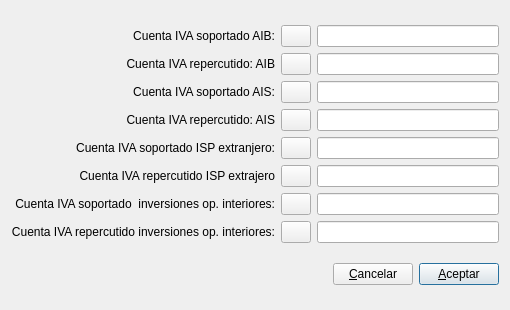
<?xml version="1.0" encoding="UTF-8"?>
<ui version="4.0">
 <class>ctas_iva_inversion</class>
 <widget class="QDialog" name="ctas_iva_inversion">
  <property name="geometry">
   <rect>
    <x>0</x>
    <y>0</y>
    <width>510</width>
    <height>310</height>
   </rect>
  </property>
  <property name="windowTitle">
   <string>Cuentas de IVA para operaciones inv. sujeto pasivo</string>
  </property>
  <layout class="QVBoxLayout" name="verticalLayout">
   <item>
    <layout class="QGridLayout" name="gridLayout">
     <item row="0" column="0">
      <widget class="QLabel" name="textLabel4">
       <property name="minimumSize">
        <size>
         <width>160</width>
         <height>0</height>
        </size>
       </property>
       <property name="font">
        <font>
         <pointsize>9</pointsize>
        </font>
       </property>
       <property name="text">
        <string>Cuenta IVA soportado AIB:</string>
       </property>
       <property name="alignment">
        <set>Qt::AlignRight|Qt::AlignTrailing|Qt::AlignVCenter</set>
       </property>
       <property name="wordWrap">
        <bool>false</bool>
       </property>
      </widget>
     </item>
     <item row="0" column="1">
      <widget class="QPushButton" name="aibsopivapushButton">
       <property name="minimumSize">
        <size>
         <width>20</width>
         <height>20</height>
        </size>
       </property>
       <property name="maximumSize">
        <size>
         <width>30</width>
         <height>30</height>
        </size>
       </property>
       <property name="text">
        <string/>
       </property>
       <property name="icon">
        <iconset resource="keme.qrc">
         <normaloff>:/iconos/graf/viewer.xpm</normaloff>:/iconos/graf/viewer.xpm</iconset>
       </property>
      </widget>
     </item>
     <item row="0" column="2">
      <widget class="QLineEdit" name="AIBctasoplineEdit">
       <property name="maxLength">
        <number>40</number>
       </property>
      </widget>
     </item>
     <item row="1" column="0">
      <widget class="QLabel" name="textLabel1_2">
       <property name="minimumSize">
        <size>
         <width>161</width>
         <height>0</height>
        </size>
       </property>
       <property name="font">
        <font>
         <pointsize>9</pointsize>
        </font>
       </property>
       <property name="text">
        <string>Cuenta IVA repercutido: AIB</string>
       </property>
       <property name="alignment">
        <set>Qt::AlignRight|Qt::AlignTrailing|Qt::AlignVCenter</set>
       </property>
       <property name="wordWrap">
        <bool>false</bool>
       </property>
      </widget>
     </item>
     <item row="1" column="1">
      <widget class="QPushButton" name="aibreppushButton">
       <property name="minimumSize">
        <size>
         <width>20</width>
         <height>20</height>
        </size>
       </property>
       <property name="maximumSize">
        <size>
         <width>30</width>
         <height>30</height>
        </size>
       </property>
       <property name="text">
        <string/>
       </property>
       <property name="icon">
        <iconset resource="keme.qrc">
         <normaloff>:/iconos/graf/viewer.xpm</normaloff>:/iconos/graf/viewer.xpm</iconset>
       </property>
      </widget>
     </item>
     <item row="1" column="2">
      <widget class="QLineEdit" name="AIBcuentareperlineEdit">
       <property name="maxLength">
        <number>40</number>
       </property>
      </widget>
     </item>
     <item row="2" column="0">
      <widget class="QLabel" name="textLabel4_2">
       <property name="minimumSize">
        <size>
         <width>160</width>
         <height>0</height>
        </size>
       </property>
       <property name="font">
        <font>
         <pointsize>9</pointsize>
        </font>
       </property>
       <property name="text">
        <string>Cuenta IVA soportado AIS:</string>
       </property>
       <property name="alignment">
        <set>Qt::AlignRight|Qt::AlignTrailing|Qt::AlignVCenter</set>
       </property>
       <property name="wordWrap">
        <bool>false</bool>
       </property>
      </widget>
     </item>
     <item row="2" column="1">
      <widget class="QPushButton" name="aissopivapushButton">
       <property name="minimumSize">
        <size>
         <width>20</width>
         <height>20</height>
        </size>
       </property>
       <property name="maximumSize">
        <size>
         <width>30</width>
         <height>30</height>
        </size>
       </property>
       <property name="text">
        <string/>
       </property>
       <property name="icon">
        <iconset resource="keme.qrc">
         <normaloff>:/iconos/graf/viewer.xpm</normaloff>:/iconos/graf/viewer.xpm</iconset>
       </property>
      </widget>
     </item>
     <item row="2" column="2">
      <widget class="QLineEdit" name="AISctasoplineEdit">
       <property name="maxLength">
        <number>40</number>
       </property>
      </widget>
     </item>
     <item row="3" column="0">
      <widget class="QLabel" name="textLabel1_3">
       <property name="minimumSize">
        <size>
         <width>161</width>
         <height>0</height>
        </size>
       </property>
       <property name="font">
        <font>
         <pointsize>9</pointsize>
        </font>
       </property>
       <property name="text">
        <string>Cuenta IVA repercutido: AIS</string>
       </property>
       <property name="alignment">
        <set>Qt::AlignRight|Qt::AlignTrailing|Qt::AlignVCenter</set>
       </property>
       <property name="wordWrap">
        <bool>false</bool>
       </property>
      </widget>
     </item>
     <item row="3" column="1">
      <widget class="QPushButton" name="aisreppushButton">
       <property name="minimumSize">
        <size>
         <width>20</width>
         <height>20</height>
        </size>
       </property>
       <property name="maximumSize">
        <size>
         <width>30</width>
         <height>30</height>
        </size>
       </property>
       <property name="text">
        <string/>
       </property>
       <property name="icon">
        <iconset resource="keme.qrc">
         <normaloff>:/iconos/graf/viewer.xpm</normaloff>:/iconos/graf/viewer.xpm</iconset>
       </property>
      </widget>
     </item>
     <item row="3" column="2">
      <widget class="QLineEdit" name="AIScuentareperlineEdit">
       <property name="maxLength">
        <number>40</number>
       </property>
      </widget>
     </item>
     <item row="4" column="0">
      <widget class="QLabel" name="textLabel4_3">
       <property name="minimumSize">
        <size>
         <width>160</width>
         <height>0</height>
        </size>
       </property>
       <property name="font">
        <font>
         <pointsize>9</pointsize>
        </font>
       </property>
       <property name="text">
        <string>Cuenta IVA soportado ISP extranjero:</string>
       </property>
       <property name="alignment">
        <set>Qt::AlignRight|Qt::AlignTrailing|Qt::AlignVCenter</set>
       </property>
       <property name="wordWrap">
        <bool>false</bool>
       </property>
      </widget>
     </item>
     <item row="4" column="1">
      <widget class="QPushButton" name="as_ext_sopivapushButton">
       <property name="minimumSize">
        <size>
         <width>20</width>
         <height>20</height>
        </size>
       </property>
       <property name="maximumSize">
        <size>
         <width>30</width>
         <height>30</height>
        </size>
       </property>
       <property name="text">
        <string/>
       </property>
       <property name="icon">
        <iconset resource="keme.qrc">
         <normaloff>:/iconos/graf/viewer.xpm</normaloff>:/iconos/graf/viewer.xpm</iconset>
       </property>
      </widget>
     </item>
     <item row="4" column="2">
      <widget class="QLineEdit" name="AS_ext_ctasoplineEdit">
       <property name="maxLength">
        <number>40</number>
       </property>
      </widget>
     </item>
     <item row="5" column="0">
      <widget class="QLabel" name="textLabel1_4">
       <property name="minimumSize">
        <size>
         <width>161</width>
         <height>0</height>
        </size>
       </property>
       <property name="font">
        <font>
         <pointsize>9</pointsize>
        </font>
       </property>
       <property name="text">
        <string>Cuenta IVA repercutido ISP extrajero</string>
       </property>
       <property name="alignment">
        <set>Qt::AlignRight|Qt::AlignTrailing|Qt::AlignVCenter</set>
       </property>
       <property name="wordWrap">
        <bool>false</bool>
       </property>
      </widget>
     </item>
     <item row="5" column="1">
      <widget class="QPushButton" name="as_ext_reppushButton">
       <property name="minimumSize">
        <size>
         <width>20</width>
         <height>20</height>
        </size>
       </property>
       <property name="maximumSize">
        <size>
         <width>30</width>
         <height>30</height>
        </size>
       </property>
       <property name="text">
        <string/>
       </property>
       <property name="icon">
        <iconset resource="keme.qrc">
         <normaloff>:/iconos/graf/viewer.xpm</normaloff>:/iconos/graf/viewer.xpm</iconset>
       </property>
      </widget>
     </item>
     <item row="5" column="2">
      <widget class="QLineEdit" name="AS_ext_cuentareperlineEdit">
       <property name="maxLength">
        <number>40</number>
       </property>
      </widget>
     </item>
     <item row="6" column="0">
      <widget class="QLabel" name="textLabel4_4">
       <property name="minimumSize">
        <size>
         <width>160</width>
         <height>0</height>
        </size>
       </property>
       <property name="font">
        <font>
         <pointsize>9</pointsize>
        </font>
       </property>
       <property name="text">
        <string>Cuenta IVA soportado  inversiones op. interiores:</string>
       </property>
       <property name="alignment">
        <set>Qt::AlignRight|Qt::AlignTrailing|Qt::AlignVCenter</set>
       </property>
       <property name="wordWrap">
        <bool>false</bool>
       </property>
      </widget>
     </item>
     <item row="6" column="1">
      <widget class="QPushButton" name="oi_sopivapushButton">
       <property name="minimumSize">
        <size>
         <width>20</width>
         <height>20</height>
        </size>
       </property>
       <property name="maximumSize">
        <size>
         <width>30</width>
         <height>30</height>
        </size>
       </property>
       <property name="text">
        <string/>
       </property>
       <property name="icon">
        <iconset resource="keme.qrc">
         <normaloff>:/iconos/graf/viewer.xpm</normaloff>:/iconos/graf/viewer.xpm</iconset>
       </property>
      </widget>
     </item>
     <item row="6" column="2">
      <widget class="QLineEdit" name="oi_ctasoplineEdit">
       <property name="maxLength">
        <number>40</number>
       </property>
      </widget>
     </item>
     <item row="7" column="0">
      <widget class="QLabel" name="textLabel1_5">
       <property name="minimumSize">
        <size>
         <width>161</width>
         <height>0</height>
        </size>
       </property>
       <property name="font">
        <font>
         <pointsize>9</pointsize>
        </font>
       </property>
       <property name="text">
        <string>Cuenta IVA repercutido inversiones op. interiores:</string>
       </property>
       <property name="alignment">
        <set>Qt::AlignRight|Qt::AlignTrailing|Qt::AlignVCenter</set>
       </property>
       <property name="wordWrap">
        <bool>false</bool>
       </property>
      </widget>
     </item>
     <item row="7" column="1">
      <widget class="QPushButton" name="oi_reppushButton">
       <property name="minimumSize">
        <size>
         <width>20</width>
         <height>20</height>
        </size>
       </property>
       <property name="maximumSize">
        <size>
         <width>30</width>
         <height>30</height>
        </size>
       </property>
       <property name="text">
        <string/>
       </property>
       <property name="icon">
        <iconset resource="keme.qrc">
         <normaloff>:/iconos/graf/viewer.xpm</normaloff>:/iconos/graf/viewer.xpm</iconset>
       </property>
      </widget>
     </item>
     <item row="7" column="2">
      <widget class="QLineEdit" name="oicuentareperlineEdit">
       <property name="maxLength">
        <number>40</number>
       </property>
      </widget>
     </item>
    </layout>
   </item>
   <item>
    <layout class="QHBoxLayout" name="horizontalLayout">
     <item>
      <spacer name="horizontalSpacer">
       <property name="orientation">
        <enum>Qt::Horizontal</enum>
       </property>
       <property name="sizeHint" stdset="0">
        <size>
         <width>40</width>
         <height>20</height>
        </size>
       </property>
      </spacer>
     </item>
     <item>
      <widget class="QPushButton" name="cancelar_pushButton">
       <property name="text">
        <string>&amp;Cancelar</string>
       </property>
       <property name="icon">
        <iconset resource="keme.qrc">
         <normaloff>:/iconos/graf/borrar.png</normaloff>:/iconos/graf/borrar.png</iconset>
       </property>
      </widget>
     </item>
     <item>
      <widget class="QPushButton" name="aceptar_pushButton">
       <property name="text">
        <string>&amp;Aceptar</string>
       </property>
       <property name="icon">
        <iconset resource="keme.qrc">
         <normaloff>:/iconos/graf/check2.png</normaloff>:/iconos/graf/check2.png</iconset>
       </property>
       <property name="default">
        <bool>true</bool>
       </property>
      </widget>
     </item>
    </layout>
   </item>
  </layout>
 </widget>
 <tabstops>
  <tabstop>aibsopivapushButton</tabstop>
  <tabstop>AIBctasoplineEdit</tabstop>
  <tabstop>aibreppushButton</tabstop>
  <tabstop>AIBcuentareperlineEdit</tabstop>
  <tabstop>aissopivapushButton</tabstop>
  <tabstop>AISctasoplineEdit</tabstop>
  <tabstop>aisreppushButton</tabstop>
  <tabstop>AIScuentareperlineEdit</tabstop>
  <tabstop>as_ext_sopivapushButton</tabstop>
  <tabstop>AS_ext_ctasoplineEdit</tabstop>
  <tabstop>as_ext_reppushButton</tabstop>
  <tabstop>AS_ext_cuentareperlineEdit</tabstop>
  <tabstop>oi_sopivapushButton</tabstop>
  <tabstop>oi_ctasoplineEdit</tabstop>
  <tabstop>oi_reppushButton</tabstop>
  <tabstop>oicuentareperlineEdit</tabstop>
  <tabstop>cancelar_pushButton</tabstop>
  <tabstop>aceptar_pushButton</tabstop>
 </tabstops>
 <resources>
  <include location="keme.qrc"/>
 </resources>
 <connections>
  <connection>
   <sender>cancelar_pushButton</sender>
   <signal>clicked()</signal>
   <receiver>ctas_iva_inversion</receiver>
   <slot>reject()</slot>
   <hints>
    <hint type="sourcelabel">
     <x>376</x>
     <y>273</y>
    </hint>
    <hint type="destinationlabel">
     <x>257</x>
     <y>264</y>
    </hint>
   </hints>
  </connection>
 </connections>
</ui>
